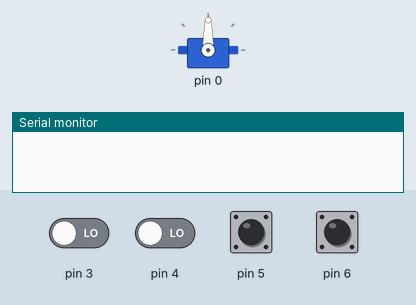
A sketch run on a simulated Arduino Uno, built for the host (arithmetic inside an expression is 32-bit, double 64-bit). Parts: servo, the last lines printed to the serial monitor. The inputs (shaded band) are chosen by the test bench; at power-on: pin 5, pin 6 HIGH, pin 3, pin 4 LOW.

Above: at 1.2 s.
1.3 s: pin 5 pulled LOW for 0.15 s
At 2.5 s:
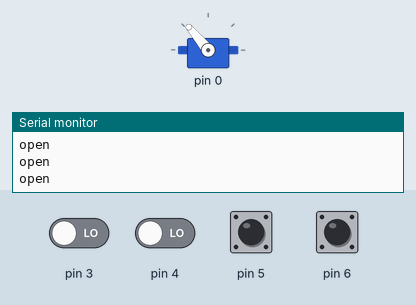
2.9 s: pin 6 pulled LOW for 0.15 s
At 5.95 s:
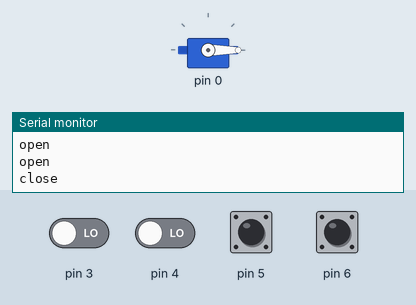
6.0 s: pin 5 pulled LOW for 1 s
At 7.2 s:
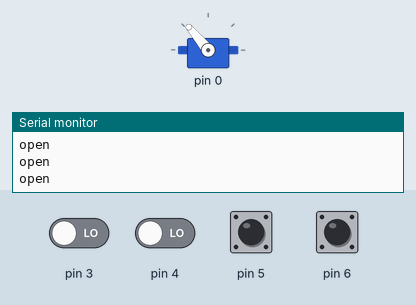
8.5 s: pin 6 pulled LOW for 1 s
At 12.3 s:
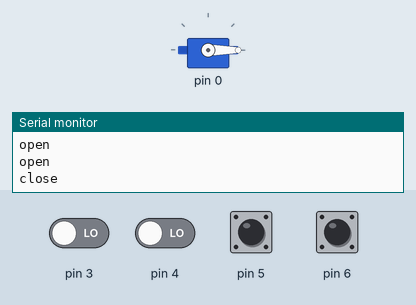
12.5 s: pin 5 driven LOW and pin 6 driven LOW
At 13.4 s:
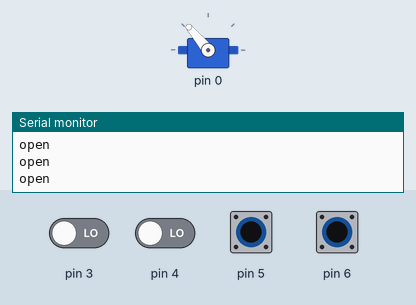
Timing chart, 0 to 15.5 s (numbered marks = the images above; inputs shaded):
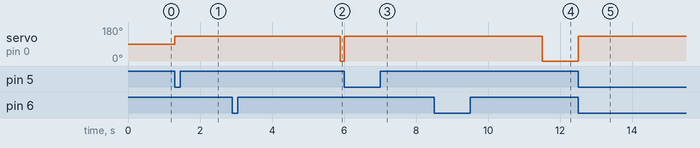

The sketch:

sketch_apr07a.ino
```cpp
#include <Servo.h>
Servo myservo;  // create servo object to control a servo
bool sensor_one = 1;
bool sensor_two = 1;
bool main_switch = 0;
bool internal_switch = 0;
#define sensor_one_pin PB3
#define sensor_two_pin PB4
#define main_switch_pin PB5
#define internal_switch_pin PB6
// the setup function runs once when you press reset or power the board
void setup() {
  Serial.begin(9600);
  // initialize digital pin LED_BUILTIN as an output.
  pinMode(sensor_one_pin, INPUT);
  pinMode(sensor_two_pin, INPUT);
  pinMode(main_switch_pin, INPUT_PULLUP);
  pinMode(internal_switch_pin, INPUT_PULLUP);
  myservo.attach(PA0);  // attaches the servo on PORT A  pin 0 to the servo object
}

// the loop function runs over and over again forever
void loop() {
  sensor_one = digitalRead(sensor_one_pin);
  sensor_two = digitalRead(sensor_two_pin);
  internal_switch = digitalRead(internal_switch_pin);
  main_switch = digitalRead(main_switch_pin);
  // sensors and switchs run on active low

  if (sensor_one == 0 && sensor_two == 0 && main_switch == 0) {
    //open
    myservo.write(130);
    Serial.println("open");
  }
  else if (internal_switch == 0) {
    //close
    Serial.println("close");
    delay(3000);
    myservo.write(0);

  }

  // wait for a second
}
```

Measured:
- after the input at 1.3 s, servo on pin 0: 90° → 130° at once
- after the input at 2.9 s, servo on pin 0: 130° → 0° after 3.0 s
- after the input at 6.0 s, servo on pin 0: 0° → 130° at once
- after the input at 8.5 s, servo on pin 0: 130° → 0° after 3.0 s
- after the input at 12.5 s, servo on pin 0: 0° → 130° at once
